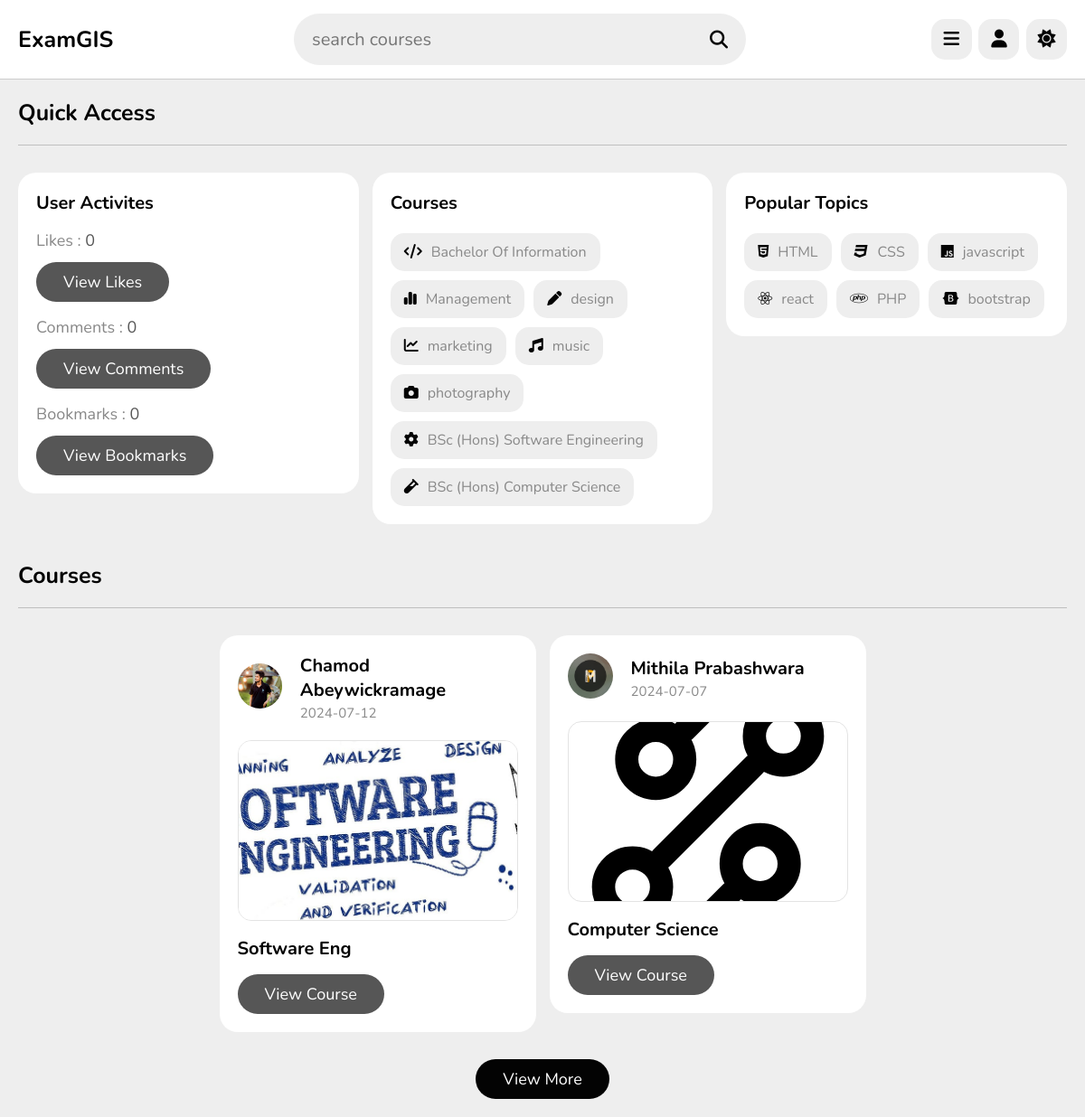
Screenshot of /index.php (signed in) with the database file from the repository.
### tables this page shows
CREATE TABLE `course` (
  `id` varchar(20) NOT NULL,
  `tutor_id` varchar(20) NOT NULL,
  `title` varchar(100) NOT NULL,
  `description` varchar(1000) NOT NULL,
  `thumb` varchar(100) NOT NULL,
  `date` date NOT NULL DEFAULT current_timestamp(),
  `status` varchar(20) NOT NULL DEFAULT 'deactive'
);

CREATE TABLE `tutors` (
  `id` varchar(20) NOT NULL,
  `name` varchar(50) NOT NULL,
  `profession` varchar(50) NOT NULL,
  `email` varchar(50) NOT NULL,
  `password` varchar(50) NOT NULL,
  `image` varchar(100) NOT NULL
);

### index.php (the view, shortened to what this page needs)
<?php
include 'components/connect.php';
if(isset($_COOKIE['user_id'])){
   $user_id = $_COOKIE['user_id'];
}else{
   $user_id = '';
   header('Location: login.php');
   exit();
}
$select_likes = $conn->prepare("SELECT * FROM `likes` WHERE user_id = ?");
$select_likes->execute([$user_id]);
$total_likes = $select_likes->rowCount();
$select_comments = $conn->prepare("SELECT * FROM `comments` WHERE user_id = ?");
$select_comments->execute([$user_id]);
$total_comments = $select_comments->rowCount();
$select_bookmark = $conn->prepare("SELECT * FROM `bookmark` WHERE user_id = ?");
$select_bookmark->execute([$user_id]);
$total_bookmarked = $select_bookmark->rowCount();
?>
<!DOCTYPE html>
<html lang="en">
<head>
   <link rel="stylesheet" href="https://cdnjs.cloudflare.com/ajax/libs/font-awesome/6.2.0/css/all.min.css">
   <link rel="stylesheet" href="css/style.css">
</head>
<body>
<?php include 'components/user_header.php'; ?>
<section class="quick-select">
   <h1 class="heading">Quick Access</h1>
   <div class="box-container">
      <?php
         if($user_id != ''){
      ?>
      <div class="box">
         <h3 class="title">User Activites</h3>
         <p>Likes : <span><?= $total_likes; ?></span></p>
         <a href="likes.php" class="inline-btn">view likes</a>
         <p>Comments : <span><?= $total_comments; ?></span></p>
         <a href="comments.php" class="inline-btn">view comments</a>
         <p>Bookmarks : <span><?= $total_bookmarked; ?></span></p>
         <a href="bookmark.php" class="inline-btn">view bookmarks</a>
      </div>
      <?php
      }
      ?>
      <div class="box">
         <h3 class="title">Courses</h3>
         <div class="flex">
            <a href="search_course.php?"><i class="fas fa-code"></i><span>Bachelor Of Information</span></a>
            <a href="#"><i class="fas fa-chart-simple"></i><span>Management</span></a>
            <a href="#"><i class="fas fa-pen"></i><span>design</span></a>
            <a href="#"><i class="fas fa-chart-line"></i><span>marketing</span></a>
            <a href="#"><i class="fas fa-music"></i><span>music</span></a>
            <a href="#"><i class="fas fa-camera"></i><span>photography</span></a>
            <a href="#"><i class="fas fa-cog"></i><span>BSc (Hons) Software Engineering</span></a>
            <a href="#"><i class="fas fa-vial"></i><span>BSc (Hons) Computer Science</span></a>
         </div>
      </div>
      <div class="box">
         <h3 class="title">Popular Topics</h3>
         <div class="flex">
            <a href="#"><i class="fab fa-html5"></i><span>HTML</span></a>
            <a href="#"><i class="fab fa-css3"></i><span>CSS</span></a>
            <a href="#"><i class="fab fa-js"></i><span>javascript</span></a>
            <a href="#"><i class="fab fa-react"></i><span>react</span></a>
            <a href="#"><i class="fab fa-php"></i><span>PHP</span></a>
            <a href="#"><i class="fab fa-bootstrap"></i><span>bootstrap</span></a>
         </div>
      </div>
   </div>
</section>
<section class="courses">
   <h1 class="heading">Courses</h1>
   <div class="box-container">
      <?php
         $select_courses = $conn->prepare("SELECT * FROM `course` WHERE status = ? ORDER BY date DESC LIMIT 6");
         $select_courses->execute(['active']);
         if($select_courses->rowCount() > 0){
            while($fetch_course = $select_courses->fetch(PDO::FETCH_ASSOC)){
               $course_id = $fetch_course['id'];
               $select_tutor = $conn->prepare("SELECT * FROM `tutors` WHERE id = ?");
               $select_tutor->execute([$fetch_course['tutor_id']]);
               $fetch_tutor = $select_tutor->fetch(PDO::FETCH_ASSOC);
      ?>
      <div class="box">
         <div class="tutor">
            <img src="uploaded_files/tutor_thumb/<?= $fetch_tutor['image']; ?>" alt="">
            <div>
               <h3><?= $fetch_tutor['name']; ?></h3>
               <span><?= $fetch_course['date']; ?></span>
            </div>
         </div>
         <img src="uploaded_files/course_thumb/<?= $fetch_course['thumb']; ?>" class="thumb" alt="">
         <h3 class="title"><?= $fetch_course['title']; ?></h3>
         <a href="course_desc.php?get_id=<?= $course_id; ?>" class="inline-btn">view course</a>
      </div>
      <?php
         }
      }else{
         echo '<p class="empty">No courses are added yet!</p>';
      }
      ?>
   </div>
   <div class="more-btn">
      <a href="courses.php" class="inline-option-btn">view more</a>
   </div>
</section>
</body>
</html>

### css/style.css (style rules this page uses)
html { scroll-behavior: smooth; }
:root { --main-color:#565656; --red:#e74c3c; --oragen:#030303; --white:#fff; --black:#030303; --light-color:#888; --light-bg:#eee; --dark-hd:#0000006b; --border:.1rem solid rgba(0,0,0,.2); --transparency-white: rgba(204, 203, 203, 0.603); --transparency-nav-white:rgb(255 255 255 / 54%); }
* { font-family: 'Nunito', sans-serif; margin: 0; padding: 0; box-sizing: border-box; outline: none; border: none; text-decoration: none; }
html { font-size: 62.5%; overflow-x: hidden; }
body { background-color: var(--light-bg); padding-left: 30rem; transition: all 0.3s ease-out; }
section { padding:2rem; max-width: 1200px; margin: 0 auto; }
.btn, .option-btn, .delete-btn, .inline-option-btn, .inline-btn, .inline-delete-btn { border-radius: 45px; padding: 1rem 3rem; font-size: 1.8rem; color: #fff; margin-top: 1rem; text-transform: capitalize; cursor: pointer; text-align: center; }
.inline-btn, .inline-option-btn, .inline-delete-btn { display: inline-block; }
.btn, .inline-btn { background-color: var(--main-color); }
.option-btn, .inline-option-btn { background-color: var(--oragen); }
.heading { padding-bottom: 1.8rem; border-bottom: var(--border); font-size: 2.5rem; color: var(--black); text-transform: capitalize; margin-bottom: 3rem; transition: all 0.3s ease-in; }
.quick-select .box-container { display: grid; grid-template-columns: repeat(auto-fit, minmax(27.5rem, 1fr)); gap: 1.5rem; align-items: flex-start; justify-content: center; }
.quick-select .box-container .box { border-radius: 20px; background-color: var(--white); padding: 2rem; }
.quick-select .box-container .box .title { font-size: 2rem; color: var(--black); }
.quick-select .box-container .box p { line-height: 1.5; padding-top: 1.5rem; color: var(--light-color); font-size: 1.8rem; }
.quick-select .box-container .box p span { color: var(--main-color); }
.quick-select .box-container .box .flex { display: flex; flex-wrap: wrap; gap: 1rem; padding-top: 2rem; }
.quick-select .box-container .box .flex a { padding: 1rem 1.5rem; border-radius: 15px; font-size: 1.6rem; background-color: var(--light-bg); }
.quick-select .box-container .box .flex a i { margin-right: 1rem; color: var(--black); }
.quick-select .box-container .box .flex a span { color: var(--light-color); }
.courses .box-container { display: grid; grid-template-columns: repeat(auto-fit, 35rem); gap: 1.5rem; align-items: flex-start; justify-content: center; }
.courses .box-container .box { border-radius: 20px; background-color: var(--white); padding: 2rem; }
.courses .box-container .box .tutor { margin-bottom: 2rem; display: flex; align-items: center; gap: 2rem; }
.courses .box-container .box .tutor img { width: 5rem; height: 5rem; border-radius: 50%; object-fit: cover; margin-bottom: .5rem; }
.courses .box-container .box .tutor h3 { font-size: 2rem; color: var(--black); margin-bottom: .2rem; }
.courses .box-container .box .tutor span { font-size: 1.5rem; color: var(--light-color); }
.courses .box-container .box .thumb { width: 100%; border-radius: 15px; height: 20rem; object-fit: cover; margin-bottom: .3rem; border: 1px solid #c9c9c983; }
.courses .box-container .box .title { font-size: 2rem; color: var(--black); margin-top: .5rem; padding: .5rem 0; }
.courses .more-btn { margin-top: 2rem; text-align: center; }
@media (max-width:1200px) { body { padding-left: 0; } }

### rows the page displays
course: tutor.image (picture), tutor.name "Chamod Abeywickramage", date "2024-07-12", thumb (picture), title "Software Eng"
course: tutor.image (picture), tutor.name "Mithila Prabashwara", date "2024-07-07", thumb (picture), title "Computer Science"

### other values shown
$total_likes "0"
$total_comments "0"
$total_bookmarked "0"
